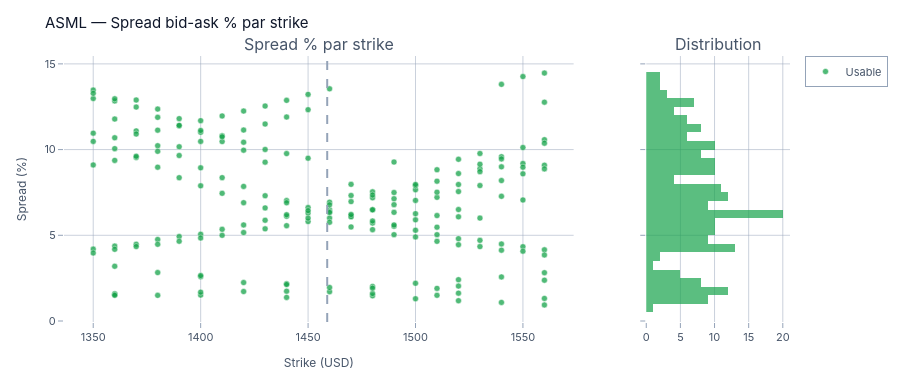

Notebook code cell kept with this figure:
### Code cell
strikes_all, spreads_all, usable_all = [], [], []
for q in snapshot.options:
    if q.bid is None or q.ask is None:
        continue
    c = parse_instrument_key(q.instrument_key)
    if not isinstance(c, OptionContract):
        continue
    mid = float(q.mid) if q.mid else None
    if mid and mid > 0:
        strikes_all.append(float(c.strike))
        spreads_all.append(float(q.ask - q.bid) / mid * 100)
        usable_all.append(is_usable_quote(q))

strikes_arr, spreads_arr = np.array(strikes_all), np.array(spreads_all)
usable_mask = np.array(usable_all)

fig = make_subplots(
    cols=2,
    column_widths=[0.78, 0.22],
    shared_yaxes=True,
    subplot_titles=("Spread % par strike", "Distribution"),
)
for label, color, mask in [
    ("Usable", C["green"], usable_mask),
    ("Rejeté QC", C["red"], ~usable_mask),
]:
    fig.add_trace(
        go.Scatter(
            x=strikes_arr[mask],
            y=spreads_arr[mask],
            mode="markers",
            marker=dict(color=color, size=6, opacity=0.75, line=dict(color=C["white"], width=0.5)),
            name=label,
            hovertemplate=f"<b>Strike %{{x:.0f}}</b><br>Spread: %{{y:.2f}}%<br>{label}<extra></extra>",
        ),
        row=1,
        col=1,
    )
    fig.add_trace(
        go.Histogram(
            y=spreads_arr[mask],
            nbinsy=30,
            marker_color=color,
            opacity=0.7,
            name=f"{label} dist.",
            showlegend=False,
        ),
        row=1,
        col=2,
    )
fig.add_vline(
    x=float(snapshot.reference_spot), line_dash="dash", line_color=C["slate400"], row=1, col=1
)
fig.update_layout(
    title=f"{SYMBOL} — Spread bid-ask % par strike",
    yaxis_title="Spread (%)",
    xaxis_title="Strike (USD)",
    height=380,
    barmode="overlay",
)
fig.show()

### Figure 1 — Plotly figure (JSON) as saved in the notebook; plotly's stock layout.template omitted (floating-point values rounded to 4 significant figures; data arrays with more than 128 entries replaced by an {"elided": "..."} marker saying what was removed)
{"data": [{"hovertemplate": "<b>Strike %{x:.0f}</b><br>Spread: %{y:.2f}%<br>Usable<extra></extra>", "marker": {"color": "#16A34A", "line": {"color": "#FFFFFF", "width": 0.5}, "opacity": 0.75, "size": 6}, "mode": "markers", "name": "Usable", "type": "scatter", "x": {"elided": "212 float values"}, "xaxis": "x", "y": {"elided": "212 float values"}, "yaxis": "y"}, {"marker": {"color": "#16A34A"}, "name": "Usable dist.", "nbinsy": 30, "opacity": 0.7, "showlegend": false, "type": "histogram", "xaxis": "x2", "y": {"elided": "212 float values"}, "yaxis": "y2"}, {"hovertemplate": "<b>Strike %{x:.0f}</b><br>Spread: %{y:.2f}%<br>Rejeté QC<extra></extra>", "marker": {"color": "#DC2626", "line": {"color": "#FFFFFF", "width": 0.5}, "opacity": 0.75, "size": 6}, "mode": "markers", "name": "Rejeté QC", "type": "scatter", "x": [], "xaxis": "x", "y": [], "yaxis": "y"}, {"marker": {"color": "#DC2626"}, "name": "Rejeté QC dist.", "nbinsy": 30, "opacity": 0.7, "showlegend": false, "type": "histogram", "xaxis": "x2", "y": [], "yaxis": "y2"}], "layout": {"annotations": [{"font": {"size": 16}, "showarrow": false, "text": "Spread % par strike", "x": 0.351, "xanchor": "center", "xref": "paper", "y": 1.0, "yanchor": "bottom", "yref": "paper"}, {"font": {"size": 16}, "showarrow": false, "text": "Distribution", "x": 0.901, "xanchor": "center", "xref": "paper", "y": 1.0, "yanchor": "bottom", "yref": "paper"}], "barmode": "overlay", "height": 380, "shapes": [{"line": {"color": "#94A3B8", "dash": "dash"}, "type": "line", "x0": 1459.0, "x1": 1459.0, "xref": "x", "y0": 0, "y1": 1, "yref": "y domain"}], "title": {"text": "ASML — Spread bid-ask % par strike"}, "xaxis": {"anchor": "y", "domain": [0.0, 0.702], "title": {"text": "Strike (USD)"}}, "xaxis2": {"anchor": "y2", "domain": [0.802, 1.0]}, "yaxis": {"anchor": "x", "domain": [0.0, 1.0], "title": {"text": "Spread (%)"}}, "yaxis2": {"anchor": "x2", "domain": [0.0, 1.0], "matches": "y", "showticklabels": false}}}
